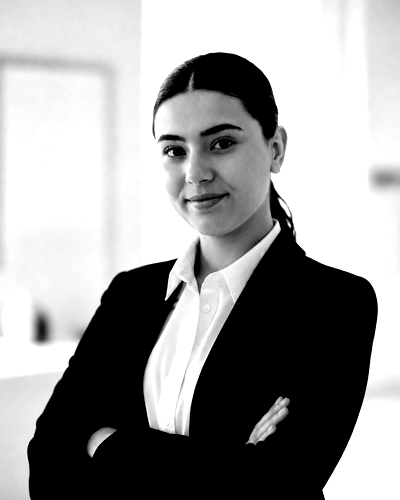
#> input picture scripts/assets/profile-prepped.png, 400 x 500 px
$ python make_ascii_svg.py
#> lines starting #> are read from the running program, lines starting #| are printed output that depends on the picture

from PIL import Image, ImageOps
from pathlib import Path
from html import escape

# File locations
root = Path(__file__).resolve().parent.parent
input_file = root / "scripts/assets/profile-prepped.png"
output_file = root / "avi-ascii.svg"

# ASCII characters ordered from dark to light
chars = "@%#*+=-:. "

# Load and resize the prepared portrait
image = Image.open(input_file).convert("L")
#> image is the input picture: PIL image 400x500 L; min 0, max 255, mean 155.9
width = 58
height = max(1, round(image.height / image.width * width * 0.5))
#> height = 36
image = image.resize((width, height))
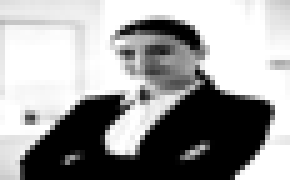
#> image: PIL image 58x36 L (shown 5 times larger); min 0, max 255, mean 156.1

# Convert pixels into ASCII lines
lines = []
for y in range(height):
    line = ""
    for x in range(width):
        brightness = image.getpixel((x, y))
        index = brightness * (len(chars) - 1) // 256
        line += chars[index]
    lines.append(line)
#> after the loop, lines = 36 items

# SVG dimensions
font_size = 10
line_height = 11
svg_width = width * 6.2 + 24
svg_height = height * line_height + 30
#> svg_height = 426

# Create animated SVG
svg = [
    f'<svg xmlns="http://www.w3.org/2000/svg" '
    f'width="{svg_width}" height="{svg_height}" '
    f'viewBox="0 0 {svg_width} {svg_height}">',
    '<rect width="100%" height="100%" fill="#0d1117"/>',
    '<style>',
    'text { font-family: monospace; font-size: 10px; '
    'fill: #58a6ff; white-space: pre; }',
    '@keyframes appear { from { opacity: 0; } '
    'to { opacity: 1; } }',
    '</style>'
]

for i, line in enumerate(lines):
    y = 20 + i * line_height
    delay = i * 0.09

    svg.append(
        f'<text x="12" y="{y}" '
        f'style="opacity:0;animation:appear 0.1s '
        f'ease {delay:.2f}s forwards">'
        f'{escape(line)}</text>'
    )
#> this loop made 36 passes
#> (y, delay) on passes 1 to 12: (20, 0), (31, 0.09), (42, 0.18), (53, 0.27), (64, 0.36), (75, 0.45), (86, 0.54), (97, 0.63), (108, 0.72), (119, 0.81), (130, 0.9), (141, 0.99)
#> after the loop, svg = 42 items

svg.append("</svg>")

output_file.write_text("\n".join(svg), encoding="utf-8")

print("Animated ASCII portrait generated!")
print(f"Saved to: {output_file}")
